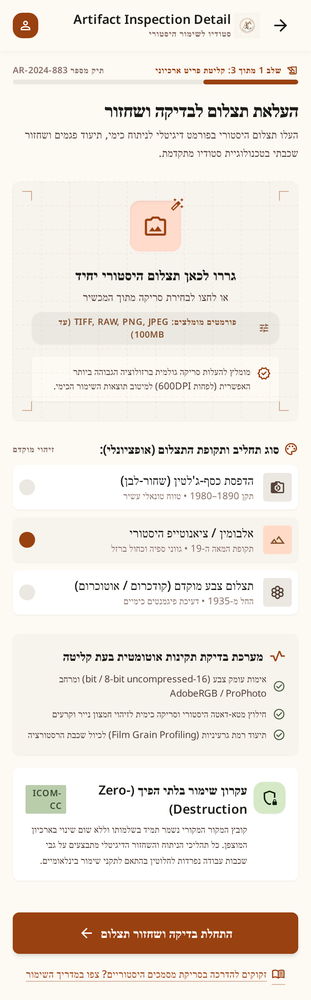
#> input picture design/stitch/1-upload.png, 311 x 1000 px, shrunk from 780 x 2512 before the run
$ python baseline_inpaint.py ../design/stitch/1-upload.png ../design/stitch/2-processing.png
#> lines starting #> are read from the running program, lines starting #| are printed output that depends on the picture; after the words box and inside, x2 and y2 are one past the last pixel; in counts of white or black regions, pixels touching at a corner belong together
"""Baseline inpainting with OpenCV (TELEA and NS) using a manual mask.

Usage: python experiments/baseline_inpaint.py <image> <mask.png> [--out DIR] [--radius N]
The mask is a black/white PNG; white pixels mark damage to be filled.
"""
import argparse
from pathlib import Path

import cv2
import numpy as np

METHODS = {"telea": cv2.INPAINT_TELEA, "ns": cv2.INPAINT_NS}


def read_image(path, flags=cv2.IMREAD_UNCHANGED):
    # np.fromfile + imdecode, because cv2.imread/imwrite fail on non-ASCII Windows paths
#> called with path = '../design/stitch/1-upload.png', flags = -1
    return cv2.imdecode(np.fromfile(str(path), np.uint8), flags)
#> returned value is the input picture: shape (1000, 311, 3); mean B, G, R 225.2, 232.4, 239.7


def write_png(path, image):
    ok, buf = cv2.imencode(".png", image)
    if not ok:
        raise ValueError(f"cannot encode image: {path}")
    buf.tofile(str(path))


def load_mask(path):
#> called with path = '../design/stitch/2-processing.png'
    mask = read_image(path, cv2.IMREAD_GRAYSCALE)
#> call 2 of read_image, with path = '../design/stitch/2-processing.png', flags = 0
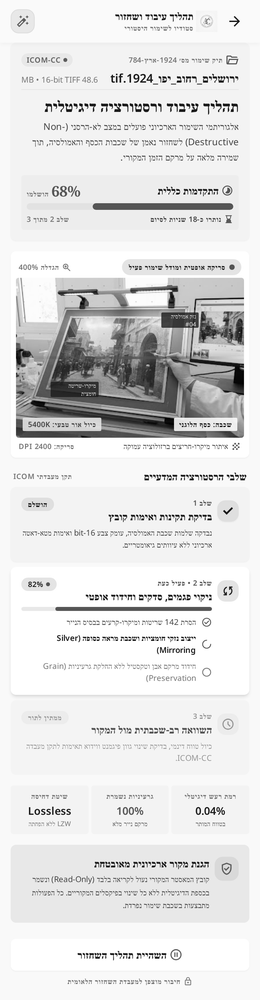
#> input picture design/stitch/2-processing.png, 260 x 1000 px, shrunk from 780 x 3002 before the run
#> in read_image, returned value is the input picture: shape (1000, 260); min 0, max 255, mean 224.7
    if mask is None:
        raise ValueError(f"cannot read mask: {path}")
    return np.where(mask > 127, 255, 0).astype(np.uint8)
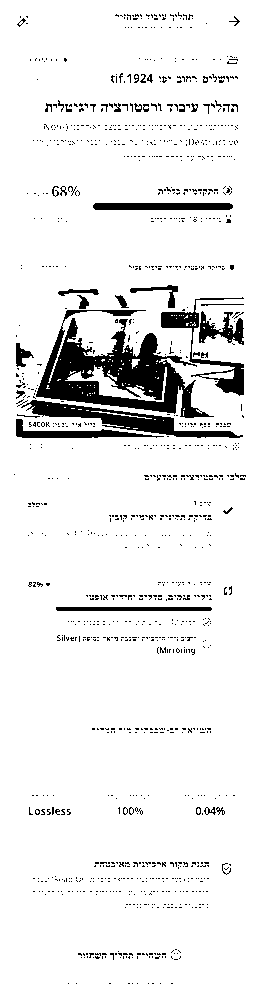
#> returned value: shape (1000, 260); 92.2% white; 1233 black regions (1189 under 20 px), largest, box (x1, y1, x2, y2) and area: (36, 310, 214, 418) 7542, (21, 400, 243, 438) 2402, (161, 297, 244, 396) 1484


def inpaint(image, mask, method, radius=3):
    """Inpaint only inside the mask; pixels outside it are copied from the original.

    Supports 8-bit gray, BGR and BGRA (alpha is kept as is). Other bit depths raise ValueError.
    """
    if image.dtype != np.uint8:
        raise ValueError(f"unsupported bit depth {image.dtype}; only 8-bit images are supported")
    if image.ndim == 3 and image.shape[2] == 4:
        out = image.copy()
        out[..., :3] = inpaint(image[..., :3], mask, method, radius)
        return out
    filled = cv2.inpaint(image, mask, radius, METHODS[method])
    out = image.copy()
    out[mask > 0] = filled[mask > 0]
    return out


def side_by_side(image, mask, telea, ns):
    mask_bgr = cv2.cvtColor(mask, cv2.COLOR_GRAY2BGR)
    if image.ndim == 2:
        image, telea, ns = (cv2.cvtColor(i, cv2.COLOR_GRAY2BGR) for i in (image, telea, ns))
    elif image.shape[2] == 4:
        image, telea, ns = (i[..., :3] for i in (image, telea, ns))
    return np.hstack([image, mask_bgr, telea, ns])


def run(image_path, mask_path, out_dir, radius=3):
    image = read_image(image_path)
    if image is None:
        raise ValueError(f"cannot read image: {image_path}")
    mask = load_mask(mask_path)
    if mask.shape != image.shape[:2]:
#> (the run stopped early here; a loop or call above may not have finished)
